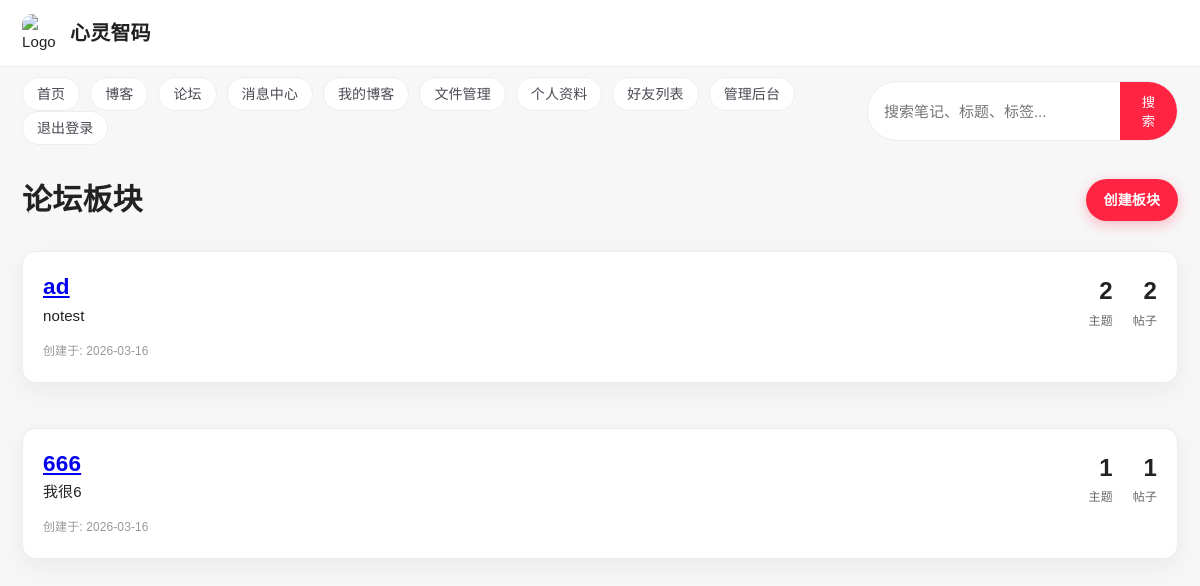
Screenshot of /forum/ (signed in) with the database file from the repository.
### forum/models.py (models this page shows, shortened)
class Forum(models.Model):
    name = models.CharField(max_length=100, unique=True)
    slug = models.SlugField(max_length=100, unique=True)
    description = models.TextField()
    created_at = models.DateTimeField(auto_now_add=True)
    updated_at = models.DateTimeField(auto_now=True)

class Topic(models.Model):
    title = models.CharField(max_length=200)
    slug = models.SlugField(max_length=200, unique=True)
    content = models.TextField()
    author = models.ForeignKey(User, on_delete=models.CASCADE, related_name='topics')
    forum = models.ForeignKey(Forum, on_delete=models.CASCADE, related_name='topics')
    is_sticky = models.BooleanField(default=False)
    is_closed = models.BooleanField(default=False)
    views = models.PositiveIntegerField(default=0)
    created_at = models.DateTimeField(auto_now_add=True)
    updated_at = models.DateTimeField(auto_now=True)

### forum/views.py (the view)
# urls.py: path('', ForumListView.as_view(), name='forum_list'),
class ForumListView(ListView):
    model = Forum
    template_name = 'forum/forum_list.html'
    context_object_name = 'forums'

### forum/templates/forum/forum_list.html (shortened to what this page needs)
{% extends 'base.html' %}
{% block content %}
    <div style="display: flex; justify-content: space-between; align-items: center; margin-bottom: 30px;">
        <h1>论坛板块</h1>
        {% if user.is_authenticated %}
            <a href="{% url 'create_forum' %}" class="btn">创建板块</a>
        {% endif %}
    </div>
    {% if forums %}
        <div style="display: grid; gap: 20px;">
            {% for forum in forums %}
                <div class="card" style="padding: 20px;">
                    <div style="display: flex; justify-content: space-between; align-items: flex-start;">
                        <div style="flex: 1;">
                            <h2><a href="{% url 'forum_detail' forum.slug %}">{{ forum.name }}</a></h2>
                            <p>{{ forum.description }}</p>
                        </div>
                        <div style="text-align: right; min-width: 150px;">
                            <div style="display: flex; gap: 20px; justify-content: flex-end;">
                                <div>
                                    <span style="font-size: 24px; font-weight: bold;">{{ forum.topics.count }}</span>
                                    <p style="margin: 0; font-size: 12px; color: #666;">主题</p>
                                </div>
                                <div>
                                    <span style="font-size: 24px; font-weight: bold;">
                                        {% with 0 as total_posts %}
                                            {% for topic in forum.topics.all %}
                                                {% with total_posts|add:topic.posts.count as total_posts %}
                                                    {% if forloop.last %}
                                                        {{ total_posts }}
                                                    {% endif %}
                                                {% endwith %}
                                            {% endfor %}
                                        {% endwith %}
                                    </span>
                                    <p style="margin: 0; font-size: 12px; color: #666;">帖子</p>
                                </div>
                            </div>
                        </div>
                    </div>
                    <p style="font-size: 12px; color: #999; margin-top: 10px;">创建于: {{ forum.created_at|date:"Y-m-d" }}</p>
                </div>
            {% endfor %}
        </div>
    {% endif %}
{% endblock %}

### templates/base.html (style rules this page uses)
* { margin: 0; padding: 0; box-sizing: border-box; }
:root { --xhs-red: #ff2442; --xhs-red-deep: #e51f3c; --xhs-bg: #f7f7f8; --xhs-card: #ffffff; --xhs-text: #222; --xhs-subtext: #7a7a85; --xhs-border: #ececf1; --xhs-shadow: 0 8px 24px rgba(27, 27, 33, 0.06); }
body { font-family: "PingFang SC", "Microsoft YaHei", Arial, sans-serif; line-height: 1.6; font-size: 15px; letter-spacing: 0.1px; color: var(--xhs-text); background: var(--xhs-bg); }
h1, h2, h3, h4 { line-height: 1.35; letter-spacing: 0.2px; }
p { line-height: 1.7; }
.card { background: var(--xhs-card); border-radius: 14px; padding: 22px; box-shadow: var(--xhs-shadow); margin-bottom: 25px; transition: all 0.3s ease; border: 1px solid var(--xhs-border); }
.btn { display: inline-block; padding: 10px 18px; background: var(--xhs-red); color: white; border: none; border-radius: 999px; cursor: pointer; font-size: 14px; font-weight: 600; transition: all 0.3s ease; text-decoration: none; box-shadow: 0 4px 14px rgba(255, 36, 66, 0.28); }

### rows the page displays
Forum: name "ad", description "notest", topics.count "2", created_at "2026-03-16"
Topic: posts.count "2"
Forum: name "666", description "我很6", topics.count "1", created_at "2026-03-16"
Topic: posts.count "1"
